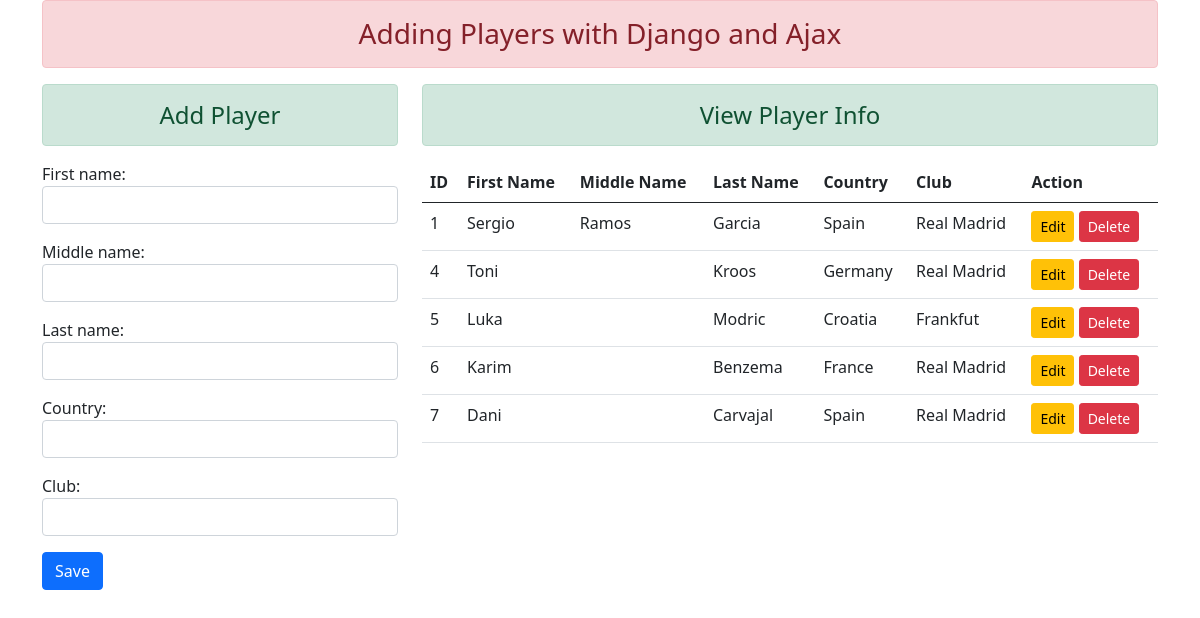
Before: / with the older database file.
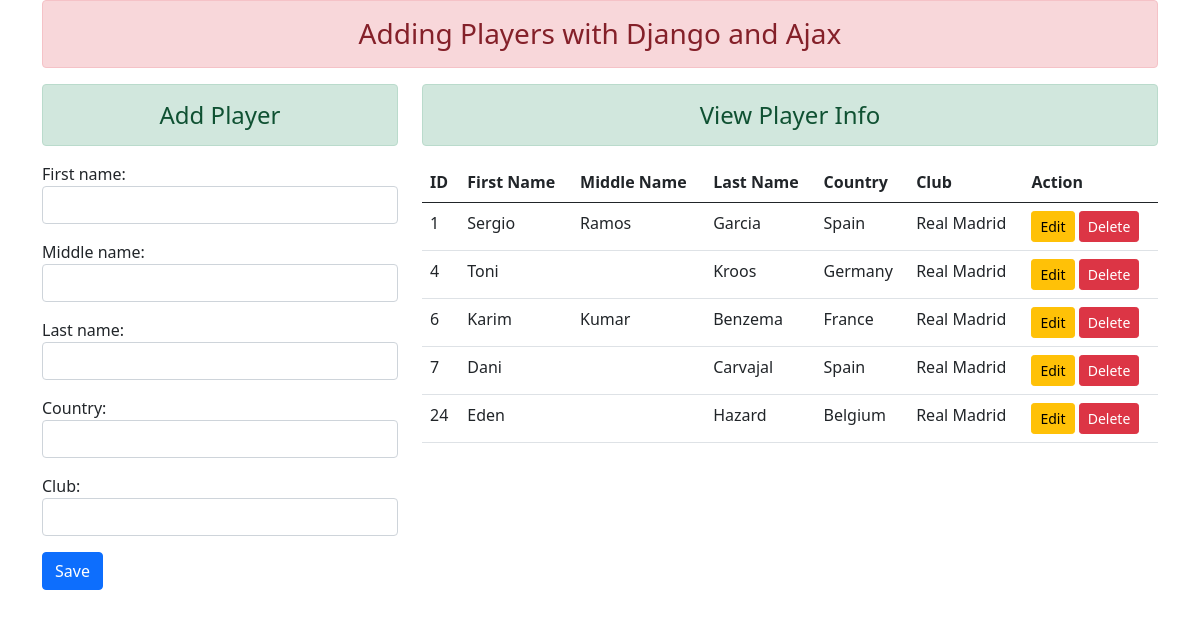
After: the same page with the newer database file.
### app/models.py (models this page shows, shortened)
class Player(models.Model):
    first_name=models.CharField(max_length=50)
    middle_name=models.CharField(max_length=50,blank=True)
    last_name=models.CharField(max_length=50)
    country=models.CharField(max_length=50)
    club=models.CharField(max_length=50)

### app/views.py (the view)
# urls.py: 2. Add a URL to urlpatterns:  path('', Home.as_view(), name='home')
def Home(request):
    form=PlayerAddForm()
    players=Player.objects.all()
    context={
        'form':form,
        'players':players
    }
    return render(request,'app/home.html',context)

### app/forms.py
class PlayerAddForm(forms.ModelForm):
    class Meta:
        model=Player
        fields=['first_name','middle_name','last_name','country','club']
        widgets={
            'first_name':forms.TextInput(attrs={'class':'form-control','id':'firstnameid'}),
            'middle_name': forms.TextInput(attrs={'class': 'form-control', 'id': 'middlenameid'}),
            'last_name': forms.TextInput(attrs={'class': 'form-control', 'id': 'lastnameid'}),
            'country': forms.TextInput(attrs={'class': 'form-control', 'id': 'countryid'}),
            'club': forms.TextInput(attrs={'class': 'form-control', 'id': 'clubid'}),
        }

### app/templates/app/home.html (shortened to what this page needs)
<!DOCTYPE html>
{% load static %}
<html lang="en">
<head>
    <link rel="stylesheet" href="{% static "app/css/bootstrap.css" %}">
</head>
<body>
    <div class="container">
        <h3 class="text-center alert alert-danger">Adding Players with Django and Ajax</h3>
        <div class="row">
            <div class="col-sm-4">
                <h4 class="text-center alert alert-success">Add Player</h4>
                <form method="post">
                    {{form.as_p}}
                    <input type="button" class="btn btn-primary" id="btnsave" value="Save">
                </form>
            </div>
            <div class="col-sm-8">
                <h4 class="text-center alert alert-success">View Player Info</h4>
                <table class="table table-hover">
                    <thead>
                    <tr>
                        <th scope="col">ID</th>
                        <th scope="col">First Name</th>
                        <th scope="col">Middle Name</th>
                        <th scope="col">Last Name</th>
                        <th scope="col">Country</th>
                        <th scope="col">Club</th>
                        <th scope="col">Action</th>
                    </tr>
                    </thead>
                    <tbody id="tbody">
                    {% for player in players %}
                    <tr>
                        <td>{{player.id}}</td>
                        <td>{{player.first_name}}</td>
                        <td>{{player.middle_name}}</td>
                        <td>{{player.last_name}}</td>
                        <td>{{player.country}}</td>
                        <td>{{player.club}}</td>
                        <td>
                            <input type="button" class="btn btn-warning btn-sm btn-edit" data-sid="{{player.id}}" value="Edit">
                            <input type="button" class="btn btn-danger btn-sm btn-del" data-sid="{{player.id}}" value="Delete">
                        </td>
                    </tr>
                    {% endfor %}
                    </tbody>
                </table>
            </div>
        </div>
    </div>
</body>
</html>

Changed rows visible on the page:
removed Player: id "5", first_name "Luka", last_name "Modric", country "Croatia", club "Frankfut"
changed Player "Karim": middle_name (not shown) → "Kumar"
added Player: id "24", first_name "Eden", last_name "Hazard", country "Belgium", club "Real Madrid"
